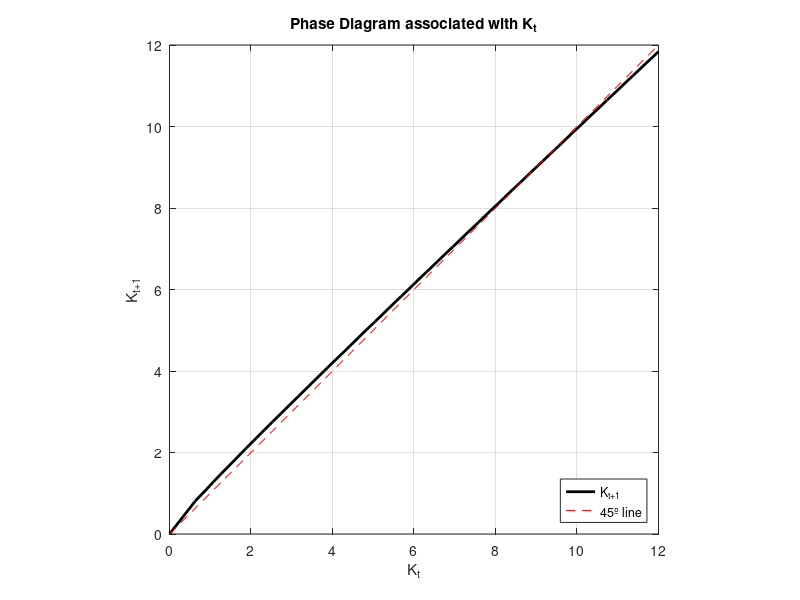

This figure's MATLAB source: (Note: this script raises an error after producing the figure.)
%Program to plot simple solow's growth model (Without labor and technolgy growth) 

clear;
close all;

alpha = 0.5;            %Parameter 
s=0.3;                  %Savings Rate 
delta = 0.1;            %Depreciation rate
Nk =20;                   %Number of gridpoints 
K_t = linspace(0,12,Nk);  %Range of Capital Stock in [0, 12] equally spaced 20 values or gridpoints in [0,12] 

% Answer Part-a (i)

% Calculate Yt for every grid point 
Y_t = K_t.^alpha;           %Output function & (.) for element wise array operation 

% Calculate Kt+1 for every grid point 
K_tplus1 = (1-delta)*K_t+s*Y_t;  %K_[t+1] or Next period capital stock equation 

%Answer Part-a, (ii) Phase diagram 
figure(1);   
plot(K_t, K_tplus1,'k' ,'Linewidth',2); 
hold on 
plot (K_t, K_t,'color', 'r', 'LineStyle','--' );
hold off

%In above line, first K_t vs K_tplus1 is plotted. To Plot 45 degree line along with this
%we have multiple ways. Here I have plotted  grid in equal space. Other
%ways to do that like 'plot(1, max(K_t))' etc. 

legend('K_{t+1}', '45º line', 'Location', 'southeast')
title ('Phase Diagram associated with K_{t}');
xlabel('K_t')
ylabel('K_{t+1}')
grid on 
axis equal 
xlim([0 12])
xticks([0 2 4 6 8 10 12]) %labelling x-axis or K_t grid intervals                                          
ylim([0,12])


% Combine Plots for Total Savings, Total Depreciation & Total Output Vs K_{t}
figure (2) ;
total_savings = s*Y_t;               %Total Savings 
total_depreciation = delta*K_t;      %Total deperication 
total_output = Y_t;                  %Total Output 

%Extraa
Kss = power(s/delta, 2);   %steady state capital stock after solving above equation

tiledlayout(3,1)                 
%To combine three plots in one figure we can use this in-built function
%'tiledlayout(m,n)' where m*n figures can be shown in one kernal but here it is redundent since I'm plotting on same K_{t} scale.

plot (K_t, total_savings, 'm', K_t, total_depreciation,'k', K_t, total_output, 'c', 'Linewidth', 2);
hold on
plot (K_t(15), total_savings(15),'r*'); %To label the point where total savings graph cuts total depreciation
hold off 
legend('Total Savings','Total Depreciation','Total Output', 'Total Savings equals TotalDepreciation', 'Location', 'southeast');
title('Total Savings, Total Depreciation & Total Output Vs K_{t}') 
xlabel('K_{t}')
ylabel('Savings, Depreciation & Output')
xlim([0,12])
ylim([0,4])
grid on 
xticks([0 2 4 6 8 10 12])


%part-b answers
% K_tplus1 = K_t = Kss and we solve for Kss(Steady-State Capital Stock) 
% Kss = (1-delta)Kss+ s*((K_t)^alpha)
% (1-1+delta)*Kss = s*((K_t)^alpha)

Kss2 = 1; %initial guess 
wgt =1;
prec = 0.00001;
dist = 2*prec;

while(dist>prec) 
    TKss2 = (1-delta)*Kss2 + s*Kss2.^alpha; 
    dist = abs(TKss2- Kss2); 
    Kss2 = wgt*TKss2+(1-wgt)*Kss2;  
    fprintf('Steady state convergence distance = %.8f\n', dist)
end
format long % Just to show how precise steady state output and consumption is
disp(TKss2) %display steady state capital using this convergence method
Yss2 = TKss2^alpha; %Steady-state Output value using steady-state capital TKss2 (derived using intial value Kss2=1)
Css2 = (1-s)*Yss2; %Steady-state consumption value 

Y = sprintf('%s is steady-state output and %d steady-state consumption for initial capital value 1.\n',Yss2,Css2);
% To display steady-state output and steady-state consumption together 
disp(Y);

Kss3 = 12;
wgt =1;
prec = 0.00001;
dist = 2*prec;

while(dist>prec) 
    TKss3 = (1-delta)*Kss3 + s*Kss3.^alpha; 
    dist = abs(TKss3- Kss3); 
    Kss3 = wgt*TKss3+(1-wgt)*Kss3;  
    fprintf('Steady state convergence distance = %.8f\n', dist)
end 
disp(TKss3) %display steady state capital using this convergence method

Yss3 = TKss3^alpha; %Steady-state Output value using steady-state capital TKss2 (derived using intial value Kss2=1)
Css3 = (1-s)*Yss3; 
%Answer - No,the answer does not change when we change intial value of capital to 12. In Workspace we can see 
%that value of TKss2 and TKss3 are precisely equal (round off) also steady-state output and
%steady-state consumption are equal. This also tells us that steady-state is
%globally stable so irrespective of initial point(K_t>0) in the long run we
%will move to steady-state. 

X = sprintf('%s is steady-state output and %d steady-state consumption for initial cpaital guess 12.\n',Yss3,Css3); 
% To display steady-state output and steady-state consumption together
disp(X);








 
